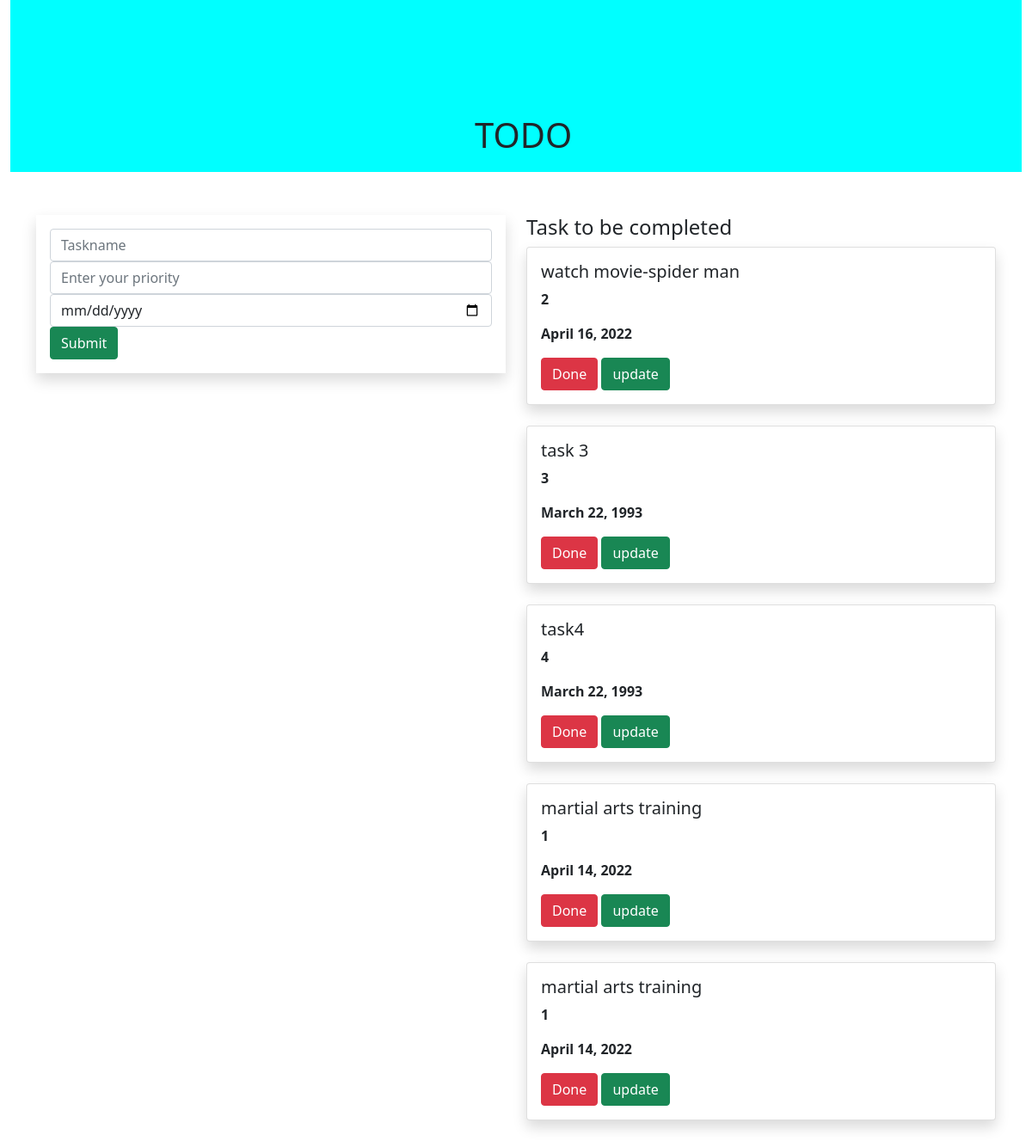
Page /cbvhome/ on the committed database.
### todoapp/models.py (models this page shows, shortened)
class Task(models.Model):
    name = models.CharField(max_length=250)
    priority = models.IntegerField()
    date=models.DateField()

### todoapp/views.py (the view)
# urls.py: path('cbvhome/',views.TaskListview.as_view(),name='cbvhome'),
class TaskListview(ListView):
   model = Task
   template_name = 'home.html'
   context_object_name = 'task1'

### templates/home.html (shortened to what this page needs)
{% extends 'base.html' %}
{% block content %}
<div class="container-fluid">
    <div class="row">
        <div class="col-md-12">
            <div class="banner">
                <div class="banner-text">
                    <h1>TODO</h1>
                </div>
            </div>
        </div>
    </div>
</div>
<div class="container">
    <div class="row">
        <div class="col-md-6">
      <form method="POST" class="p-3 shadow">
        <div class="form-group">
        <input type="text" class="form-control" name="task" placeholder="Taskname">
</div>
<div class="form-group">
        <input type="text" class="form-control" name="priority" placeholder="Enter your priority">
</div>
 <div class="form-group">
        <input type="date" class="form-control" name="date" placeholder="Enter your date">
</div>
    <input type="submit" class="btn btn-success" >
      </form>
    </div>
 <div class="col-md-6">
     <h4>Task to be completed</h4>
     {% for i in task1 %}
     <div class="shadow card">
         <div class="card-body">
           <h5 class="card-title">{{i.name}}</h5>
             <p><b>{{i.priority}}</b></p>
             <p><b>{{i.date}}</b></p>
             <a class="btn btn-danger" href="{% url 'todoapp:delete' i.id %}">Done</a>
             <a class="btn btn-success" href="{% url 'todoapp:update' i.id %}">update</a>
         </div>
     </div>
     <br>
     {% endfor %}
 </div>
</div>
    </div>
{% endblock %}

### templates/base.html (shortened to what this page needs)
{% load static %}
<!DOCTYPE html>
<html lang="en">
<head>
    <link href="https://cdn.jsdelivr.net/npm/bootstrap@5.0.2/dist/css/bootstrap.min.css" rel="stylesheet">
<link rel="stylesheet" href="{% static 'style.css'%}">
</head>
<body>
{% block content %}
{% endblock %}
</body>
</html>

### static/style.css (style rules this page uses)
.banner { background-color: cyan; width:100%; height:200px; margin-bottom:50px; }
.banner-text { top:10%; left:46%; position:absolute; transform:transform; }

### rows in the picture
Task: name "watch movie-spider man", priority "2", date "April 16, 2022"
Task: name "task 3", priority "3", date "March 22, 1993"
Task: name "task4", priority "4", date "March 22, 1993"
Task: name "martial arts training", priority "1", date "April 14, 2022"
Task: name "martial arts training", priority "1", date "April 14, 2022"
